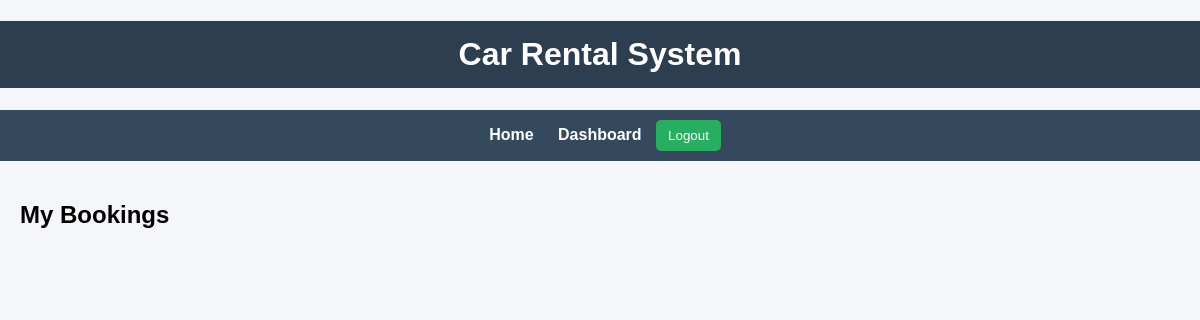
The app's page /home/dashboard/ (signed in), older data.
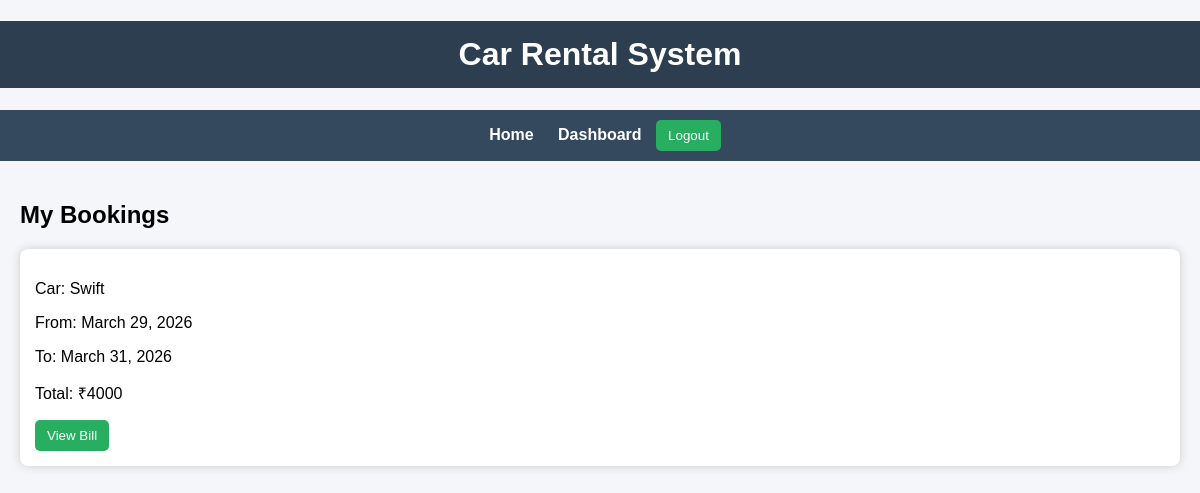
The same page, newer data.
### rental/models.py (models this page shows, shortened)
class Booking(models.Model):
    user = models.ForeignKey(User, on_delete=models.CASCADE)
    car = models.ForeignKey(Car, on_delete=models.CASCADE)
    start_date = models.DateField()
    end_date = models.DateField()
    total_amount = models.IntegerField()

class Car(models.Model):
    name = models.CharField(max_length=100)
    brand = models.CharField(max_length=100)
    category = models.ForeignKey(Category, on_delete=models.CASCADE)
    price_per_day = models.IntegerField()
    image = models.ImageField(upload_to='cars/', blank=True, null=True)

### rental/views.py (the view)
# urls.py: path('dashboard/', views.dashboard, name='dashboard'),
@login_required
def dashboard(request):
    bookings = Booking.objects.filter(user=request.user)
    return render(request, 'dashboard.html', {'bookings': bookings})

### templates/dashboard.html
{% extends 'base.html' %}
{% block content %}
<h2>My Bookings</h2>
{% for booking in bookings %}
<div class="card">
    <p>Car: {{ booking.car.name }}</p>
    <p>From: {{ booking.start_date }}</p>
    <p>To: {{ booking.end_date }}</p>
    <p>Total: ₹{{ booking.total_amount }}</p>
    <a href="/home/bill/{{ booking.id }}/">
        <button>View Bill</button>
    </a>
</div>
{% endfor %}
{% endblock %}

Row changes from the older to the newer data that the page shows:
added Booking: car.name "Swift", start_date "March 29, 2026", end_date "March 31, 2026", total_amount "4000"
